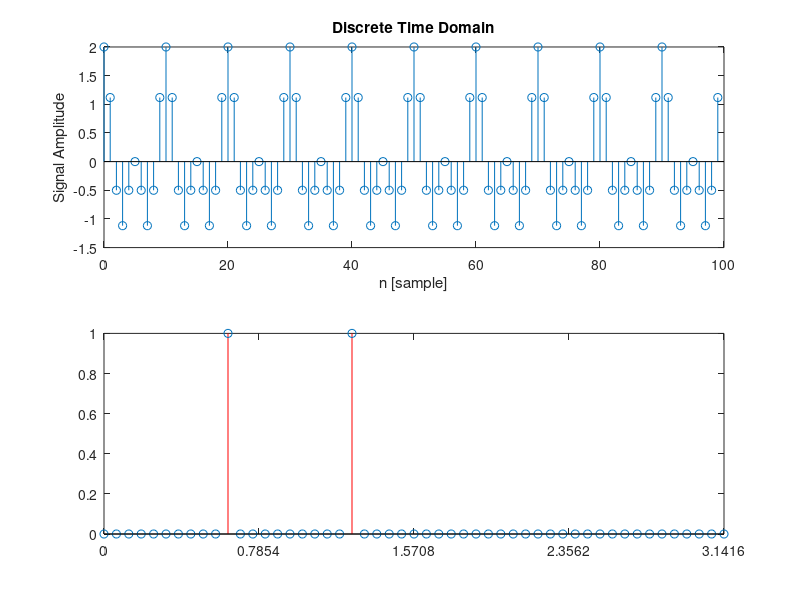

MATLAB code for this plot: (Note: this script raises an error after producing the figure.)
%%% Just so we are all clear, the FFT is just a clever way to calculate the
%   DFT, it's not a seperate thing.

%%% Just MATLAB things %%%%%%%%%%%%%%%%%%%%%%%%%%%%%%%%%%%%%%%%%%%%%%%%%%%%
close all; clear variables; clc;
%%%%%%%%%%%%%%%%%%%%%%%%%%%%%%%%%%%%%%%%%%%%%%%%%%%%%%%%%%%%%%%%%%%%%%%%%%%

%%% Sandbox %%%%%%%%%%%%%%%%%%%%%%%%%%%%%%%%%%%%%%%%%%%%%%%%%%%%%%%%%%%%%%%

%%% Discrete, time domain signal
x = @(n) cos(2 .* pi .* 0.1 .* n) + cos(2 .* pi .* 0.2 .* n);

%%% Sampling frequency in Hz
Fs = 48e3;

%%% Sampling Period
Ts = 1 / Fs;

%%% Number of samples
N = 100;

%%% Padding length for FFT, only add a positive integer to N
N_padded = N + 0;

%%%%%%%%%%%%%%%%%%%%%%%%%%%%%%%%%%%%%%%%%%%%%%%%%%%%%%%%%%%%%%%%%%%%%%%%%%%

%%% Time value of discrete samples
n = (0:N-1);

%%% Freq domain of the time signal
y = fft(x(n), N_padded);

figure;
subplot(2,1,1);
stem(n, x(n));
xlabel("n [sample]");
ylabel("Signal Amplitude");
title("Discrete Time Domain");

subplot(2,1,2);
%%% abs(y) to get the magnitude response. you have to multiply by 2 and
%   divide by N to normalize the magnitude response such that the value at
%   each frequency is the coefficient of that corresponding sine/cosine
%   wave. You have to multiply the x axis by 2*pi and divide by the length
%   to scale it to correspond to angular frequency.
stem((0:N_padded - 1) * 2 * pi / N_padded, abs(y) / N * 2, 'LineStyle', ...
                                                        '-', 'Color', 'r');
xlim([0 pi]);
xticks([0 pi/4 pi/2 (3*pi/4) pi]);
xticklabels(["0" "\pi/4" "\pi/2" "3\pi/4" "\pi"]);
xlabel("Normalized Angular Frequency [rad/s]");
ylabel("Frequency Component Amplitude");
title("Frequency Domain");

sgtitle("FS: " + num2str(Fs))